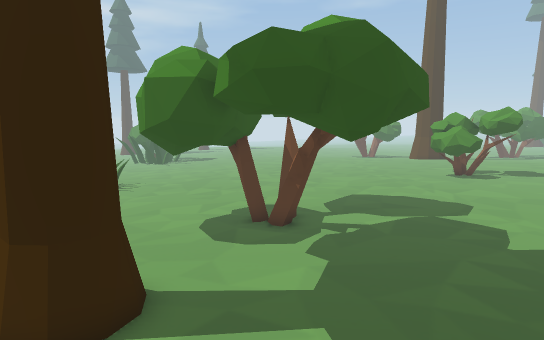
View 1 (above)

24 first-person views from a walk through a Unity game level. The camera is 1.5 m above the floor, tilts 8° down and sees 75° across. The floor is counted in squares, 0.5 m on a side. Each view is taken from the middle of a square. On the plan, view 1 faces up. The plan holds only what a view shows up to about 20 squares ahead; the rest is blank. The place goes on beyond the plan. The player character is not drawn. Some animated figures are left out.

View 2
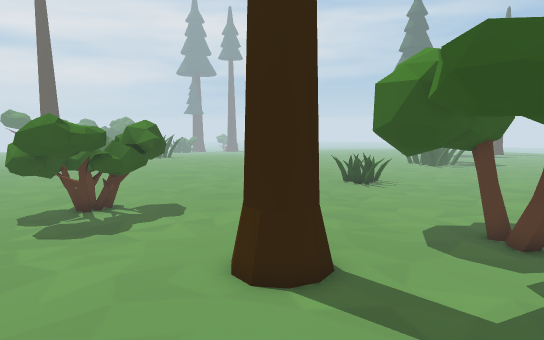

View 3
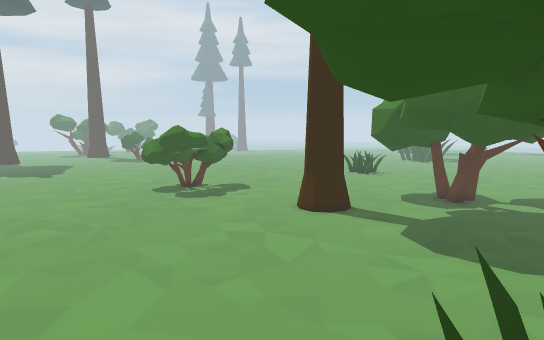

View 4
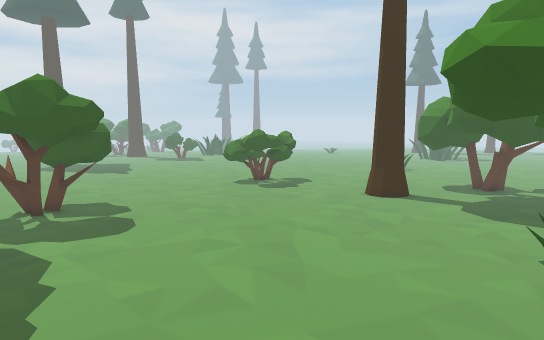

View 5
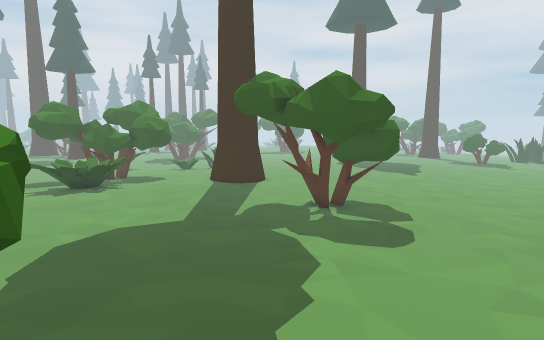

View 6
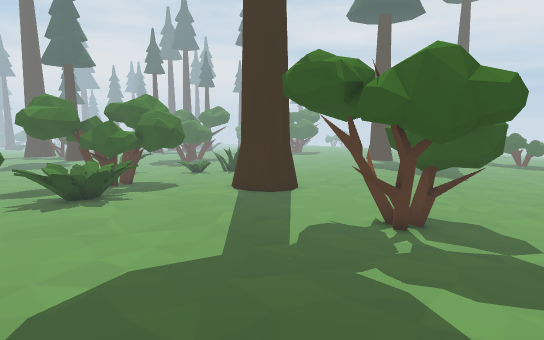

View 7
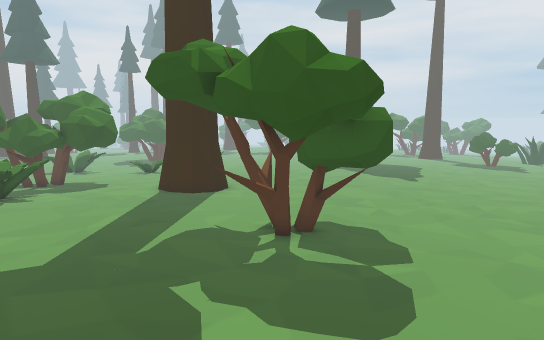

View 8
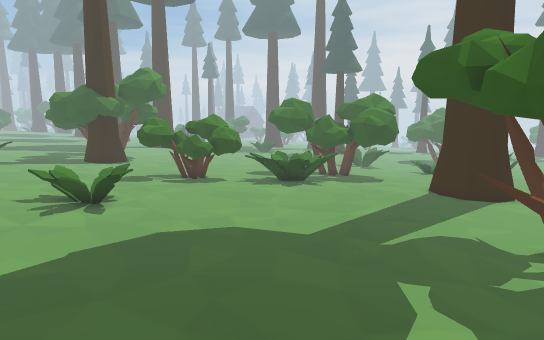

View 9
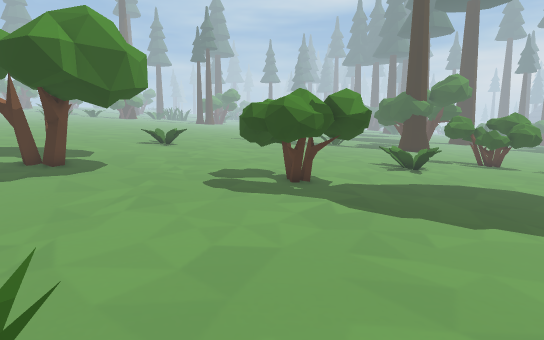

View 10
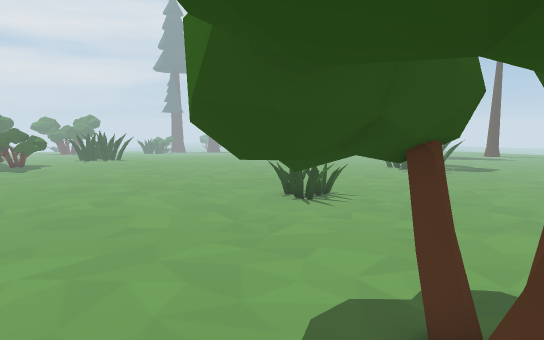

View 11
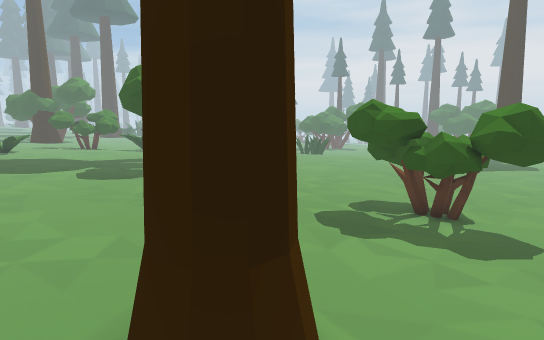

View 12
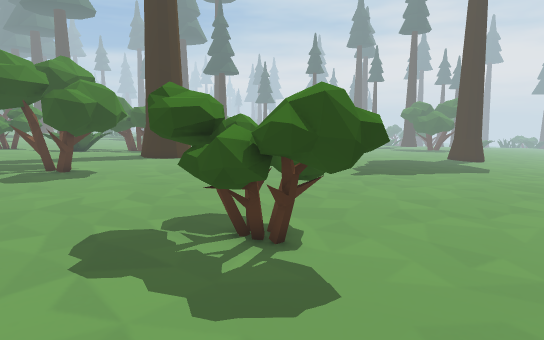

View 13
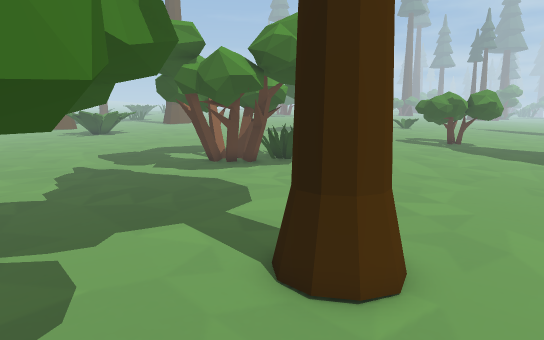

View 14
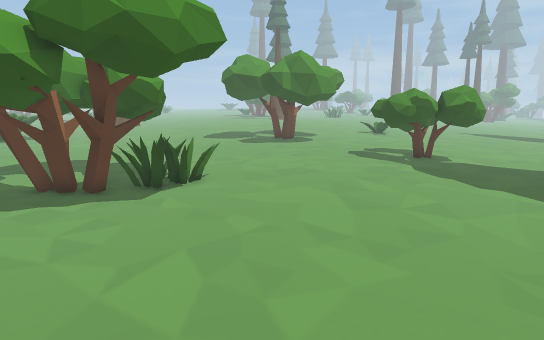

View 15
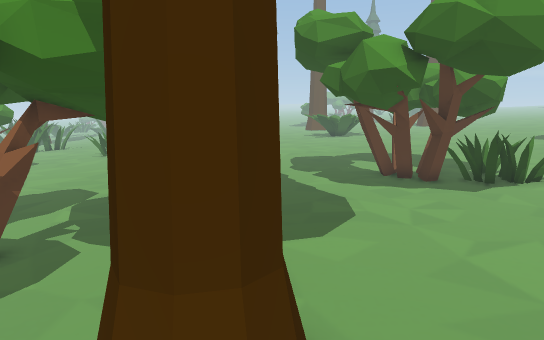

View 16
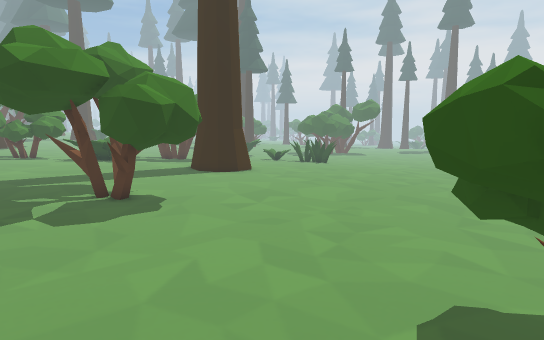

View 17
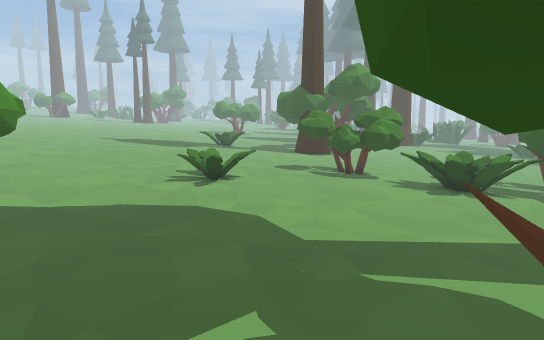

View 18
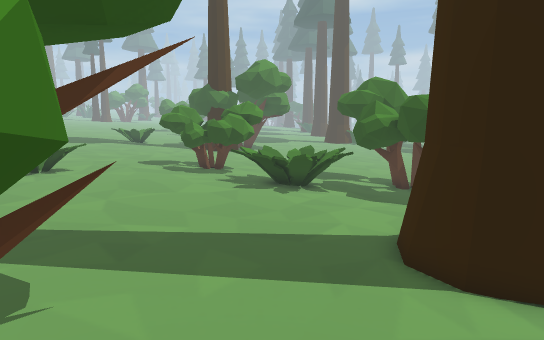

View 19
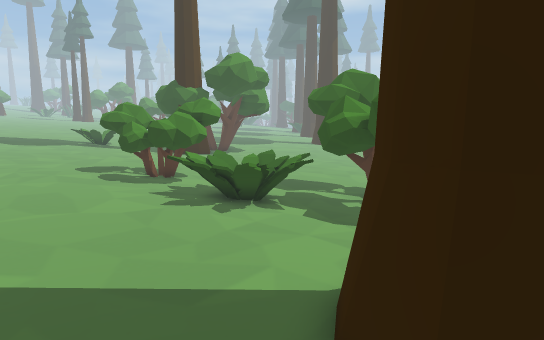

View 20
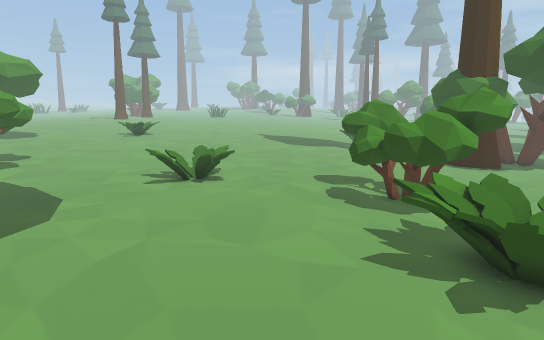

View 21
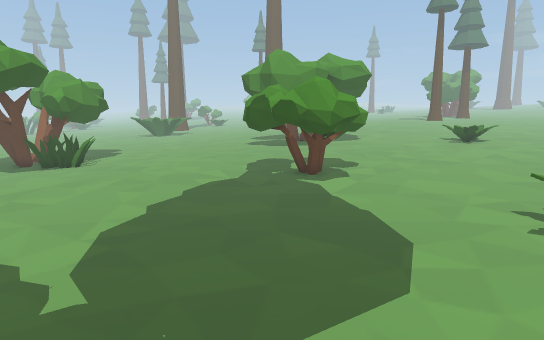

View 22
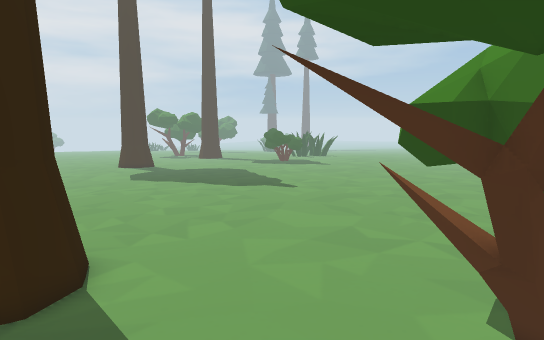

View 23
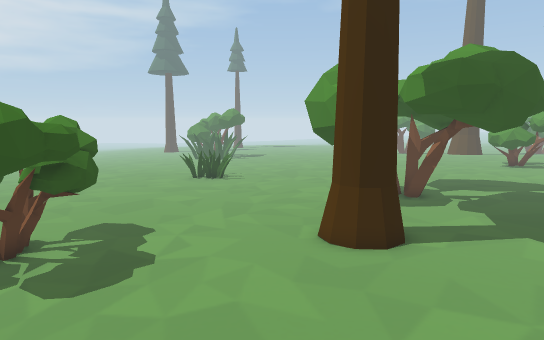

View 24
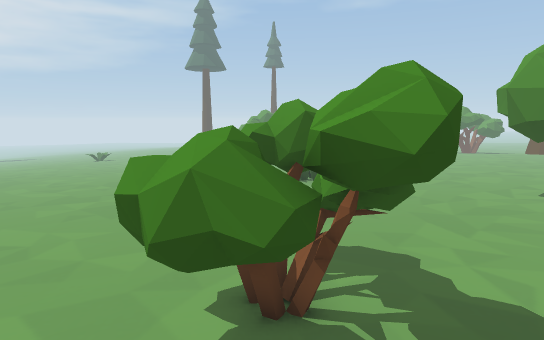

### Floor plan
Key: @ floor where view 1 was taken; # wall or solid block; x gap in a wall; . main floor; : floor 0.25 m higher than the main floor; - floor 0.25 m lower than the main floor; + floor 0.5 m higher than the main floor; _ floor 0.5 m lower than the main floor; / step, stairs or slope; = window, fence, low wall or low ledge; ^ raised ledge; T thing the floor can be seen under or through.
Columns run from 20 left of view 1 to 8 right of it. Each row starts with its distance up from view 1.
 15 _______________--       -----
 14 _____________----      #-----
 13 __________------   T ###----.
 12 ________--------TTTTTT-----..
 11 ______----------TTTT=TT --...
 10 ____------------TTTT-TTT ....
  9 __---------------T ---TTT....
  8 _------TT------------TTT.....
  7 ------TTTT------##---........
  6 ------TTT^------##=-.........
  5 -----#^TTT------###..........
  4 ------^TTT--------...........
  3 ------^^TT------..........  .
  2 ------#^TT-----.......... ###
  1 -------------............##
  0 -----------.........@....##
 -1 -----------..............##
 -2 ----------...............=###
 -3 ----------...............=###
 -4 ----------.............::==##
 -5 ---------............::::===#
 -6 -------TT..........:::::::=::
 -7 ----- TTTT.........::::::::::
 -8 -----T TTT.........::::::::::
 -9 -----TTTTT.T......:::::::::::
-10 -----TTTTTTT......:::::::::++
-11 ------TTTT .......:::::::++++
-12 ------............:::::::++++
-13 #=---............::::::::++++
-14 ##---............::::####++++
-15 ##--.............::#####^+++#
-16 #---.............::######+++#
-17 ---.............:::####^^+++
-18 ---.............:::##### ++++
-19 ---.............::::::^  ++++
-20 ----............:::::::++++++
-21 - x=x=........==#::::::++++++
-22 #^^^^^........===:::::+++++++
-23 #^^.^^=......=#//:::::++++++
-24 #^^^^^.......=//=:::::++++++
-25 #-^^=#^##=...::==:::::++++++
-26 --=-=^^##^...::::::::+++++++
-27 ---- ###=##..::::::::+++++++
-28 ---  ######..:::::      ++++
-29 --      #  ..:::::       +++
-30           ...::::
-31          ....::::
-32          .. .: ::

Where each view was taken, in squares from view 1:
view 1: 0 up, 0 right, facing up
view 2: 0 up, 2 right, facing up-left
view 3: 7 down, 6 right, facing up-left
view 4: 13 down, 6 right, facing up-left
view 5: 12 down, 4 right, facing left
view 6: 14 down, 0 right, facing left
view 7: 10 down, 1 left, facing left
view 8: 9 down, 1 left, facing down-left
view 9: 2 down, 3 right, facing down
view 10: 7 up, 1 right, facing up-left
view 11: 9 up, 1 left, facing down-left
view 12: 11 up, 7 left, facing down-left
view 13: 11 up, 7 left, facing down-right
view 14: 3 up, 6 left, facing down-right
view 15: 5 up, 7 left, facing right
view 16: 4 up, 7 left, facing down-left
view 17: 7 down, 8 left, facing down
view 18: 7 down, 16 left, facing down
view 19: 10 down, 18 left, facing down
view 20: 15 down, 18 left, facing down-right
view 21: 15 down, 13 left, facing right
view 22: 15 down, 12 left, facing up-left
view 23: 4 down, 6 left, facing up
view 24: 1 down, 13 left, facing up
